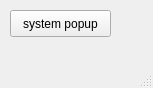
<ui version="4.0" >
 <class>MainWindow</class>
 <widget class="QMainWindow" name="MainWindow" >
  <property name="geometry" >
   <rect>
    <x>0</x>
    <y>0</y>
    <width>153</width>
    <height>88</height>
   </rect>
  </property>
  <property name="windowTitle" >
   <string>MainWindow</string>
  </property>
  <widget class="QWidget" name="centralwidget" >
   <widget class="QPushButton" name="btnSystemPopup" >
    <property name="geometry" >
     <rect>
      <x>10</x>
      <y>10</y>
      <width>101</width>
      <height>27</height>
     </rect>
    </property>
    <property name="text" >
     <string>system popup</string>
    </property>
   </widget>
  </widget>
  <widget class="QMenuBar" name="menubar" >
   <property name="geometry" >
    <rect>
     <x>0</x>
     <y>0</y>
     <width>153</width>
     <height>22</height>
    </rect>
   </property>
  </widget>
  <widget class="QStatusBar" name="statusbar" />
 </widget>
 <resources/>
 <connections/>
</ui>
